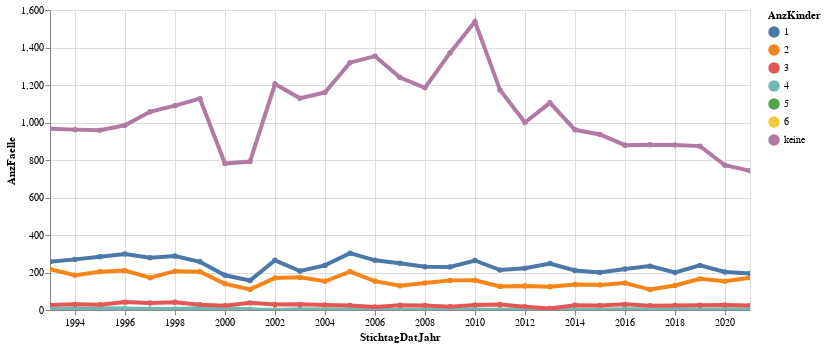

Notebook code for this chart:
### Code cell
highlight = alt.selection(type='single', on='mouseover',
                          fields=['AnzKinder'], nearest=True)
#x='date:StichtagDatJahr',
base = alt.Chart(data2betested.reset_index().query('AnzKinder!="Unbekannt"')).encode(
    x='StichtagDatJahr',
    y='AnzFaelle',
    color='AnzKinder',
    tooltip=['StichtagDatJahr','AnzKinder','AnzFaelle']
)

points = base.mark_circle().encode(
    opacity=alt.value(2)
).add_selection(
    highlight
).properties(
    width=700 , height=300
)
lines = base.mark_line().encode(
    size=alt.condition(~highlight, alt.value(1.5), alt.value(4))
).interactive()

points + lines

### Figure 1 — Vega-Lite specification as saved in the notebook (floating-point values rounded to 4 significant figures; data arrays with more than 128 entries replaced by an {"elided": "..."} marker saying what was removed)
{"config": {"view": {"continuousWidth": 400, "continuousHeight": 300}}, "layer": [{"mark": "circle", "encoding": {"color": {"type": "nominal", "field": "AnzKinder"}, "opacity": {"value": 2}, "tooltip": [{"type": "temporal", "field": "StichtagDatJahr"}, {"type": "nominal", "field": "AnzKinder"}, {"type": "quantitative", "field": "AnzFaelle"}], "x": {"type": "temporal", "field": "StichtagDatJahr"}, "y": {"type": "quantitative", "field": "AnzFaelle"}}, "height": 300, "selection": {"selector011": {"type": "single", "on": "mouseover", "fields": ["AnzKinder"], "nearest": true}}, "width": 700}, {"mark": "line", "encoding": {"color": {"type": "nominal", "field": "AnzKinder"}, "size": {"condition": {"value": 1.5, "selection": {"not": "selector011"}}, "value": 4}, "tooltip": [{"type": "temporal", "field": "StichtagDatJahr"}, {"type": "nominal", "field": "AnzKinder"}, {"type": "quantitative", "field": "AnzFaelle"}], "x": {"type": "temporal", "field": "StichtagDatJahr"}, "y": {"type": "quantitative", "field": "AnzFaelle"}}, "selection": {"selector012": {"type": "interval", "bind": "scales", "encodings": ["x", "y"]}}}], "data": {"name": "data-0785b6ba17c1cf58e06a6c968c4ae6f2"}, "$schema": "https://vega.github.io/schema/vega-lite/v4.8.1.json", "datasets": {"data-0785b6ba17c1cf58e06a6c968c4ae6f2": {"elided": "203 records"}}}
